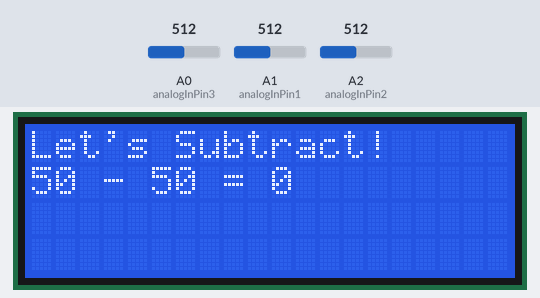
Bench run of a sketch on a simulated Arduino Uno, built with avr-gcc and run on an emulated ATmega328P. On the bench: 20×4 character LCD. The inputs (shaded band) are chosen by the test bench; at power-on: A0 (analogInPin3) = 512, A1 (analogInPin1) = 512, A2 (analogInPin2) = 512.

Above: at 5.8 s.
5.9 s: A0 (analogInPin3) set to 501
At 6.8 s:
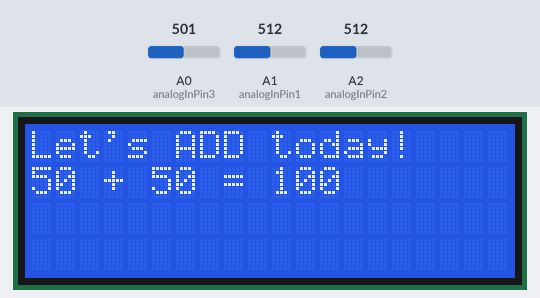
7.4 s: A1 (analogInPin1) set to 716
At 8.5 s:
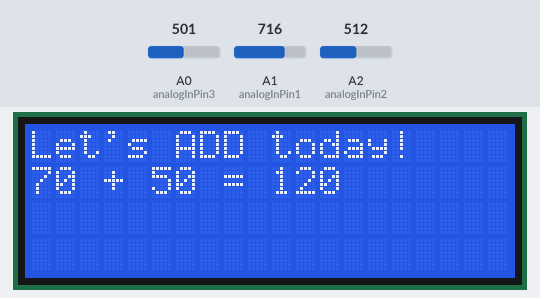
8.9 s: A2 (analogInPin2) set to 716
At 9.2 s:
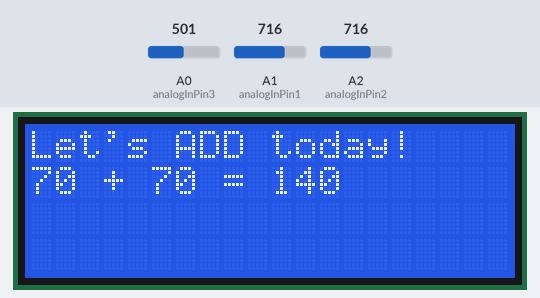
10.4 s: A0 (analogInPin3) set to 522
At 10.9 s:
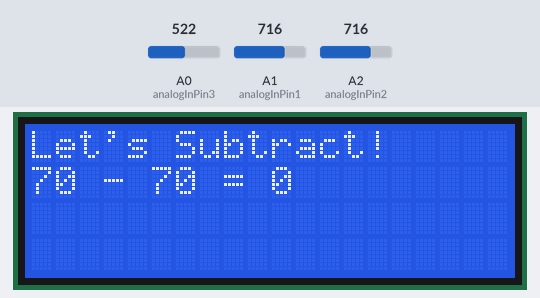
11.9 s: A1 (analogInPin1) set to 900
At 12.3 s:
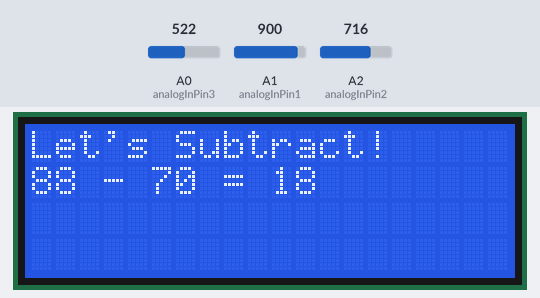
13.4 s: A2 (analogInPin2) set to 900
At 13.9 s:
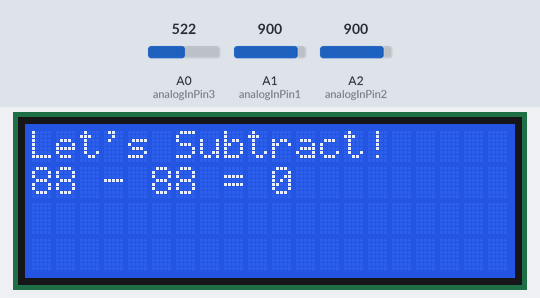
Timing chart, 0 to 15.9 s (numbered marks = the images above; inputs shaded):
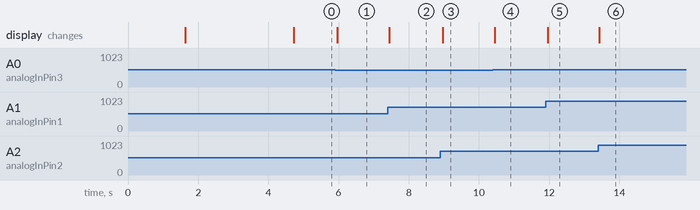

Measured:
- the behaviour switches between 512 and 511 on A0 (analogInPin3) (found by bisection; images 0 and 1)
- after the input at 5.9 s, the display: changes after 0.06 s (image 1)
- after the input at 7.4 s, the display: changes after 0.05 s (image 2)
- after the input at 8.9 s, the display: changes after 0.07 s (image 3)
- after the input at 10.4 s, the display: changes after 0.05 s (image 4)
- after the input at 11.9 s, the display: changes after 0.06 s (image 5)
- after the input at 13.4 s, the display: changes at once (image 6)

The sketch:

Rotary_calculator_add_subtract.ino
```cpp
//  A multi function rotary calculator for kids
//    to learn adding and subtracting numbers
//             Peter Liwyj Jan 19 2021

//                Materials
//      one breadboard and jumper wires
//          one I2C 1602 display
//        three 10k potentiometers
//               one Arduino
//           one programming cable

//               LCD wiring
//    LCD Ground     to    Arduino Ground
//    LCD VCC pin    to    Arduino 5V out pin
//    LCD SDA pin    to    Arduino A4 pin
//    LCD SCL pin    to    Arduino A5 pin

//           Potentiometer #1 wiring
//             First number select
//      Left leg     to    Arduino Ground pin
//      Right leg    to    Arduino 5V out pin
//      Middle leg   to    Arduino A1 pin

//           Potentiometer #2 wiring
//            Second number select
//      Left leg     to   Arduino Ground pin
//      Right leg    to   Arduino 5V out pin
//      Middle leg   to   Arduino A2 pin

//           Potentiometer #3 wiring
//            Select + or - operand
//      Left leg     to   Arduino Ground pin
//      Right leg    to   Arduino 5V out pin
//      Middle leg   to   Arduino A0 pin


#include <LiquidCrystal_I2C.h>  //Use the I2C protocol to talk to your display

// These two constants below won't change. They're used to give names to the analog pins used

const int analogInPin1 = A1;  // Analog input pin that the first number potentiometer is attached to
const int analogInPin2 = A2;  // Analog input pin that the second number potentiometer is attached to
const int analogInPin3 = A0;  // Analog input pin that the operand potentiometer is attached to

int sensorValue1 = 0;        // make an integer and read from pot1
int sensorValue2 = 0;        // make an integer and read from pot2
int sensorValue3 = 0;        // make an integer and read from pot3
int outputValue1 = 0;        // make an integer and keep output value 1 in it
int outputValue2 = 0;        // make an integer and keep output value 2 in it
int outputValue3 = 0;        // make an integer and keep output value 3 in it

LiquidCrystal_I2C lcd(0x27,20,4);  // set the LCD address to 0x27 for a 16 chars and 2 line display
                                   // if your display doesn't work it may have a different I2C address
                                   // adjust the pot on the display's back to change brightness

void setup()              // do all this once
{
  lcd.backlight();        // turn the backlight on
  lcd.init();             // initialize the lcd

  lcd.setCursor(0,0);             // set the cursor to the first space of the first line
  lcd.print("     Rotary    ");   // Type "Rotary" in the middle of the first line
  lcd.setCursor(0,1);             // set the cursor to the first space of the second line
  lcd.print("   Calculator    ");  // type "Calculator" in the middle of the second line

  delay (1500);                   // delay 1.5 seconds

  lcd.setCursor(0,0);             // set the cursor to the first space of the first line
  lcd.print(" Spin the dials ");  // type "Spin the dials" in the middle of the first line
  lcd.setCursor(0,1);             // set the cursor to the first space of the second line
  lcd.print("to change number");  // type "to change the number" on the second line

  delay (3000);                   //Delay 3 seconds
  lcd.init();             // initialize the lcd again to make it blank
}

void loop()       // do this a bunch of times
{
   int analogValue = analogRead(analogInPin3);

    // if the analog value of A0 is under 512 (half the range) do the addition block of code below
  if (analogValue < 512) {
    // read the analog in value of pot1
  sensorValue1 = analogRead(analogInPin1);
    // read the analog in value of pot2
  sensorValue2 = analogRead(analogInPin2);
    // map pot1 to the range of the analog out
  outputValue1 = map(sensorValue1, 0, 1023, 1, 100);
    // map pot2 to the range of the analog out
  outputValue2 = map(sensorValue2, 0, 1023, 1, 100);

    //move the cursor to the first space (0) of the first line (0)
  lcd.setCursor(0, 0);
    // display "Let's ADD today!" on first line
  lcd.print("Let's ADD today!");

    //move the cursor to the first space (0) of the second line (1)
  lcd.setCursor(0, 1);
    // display pot 1 as a number from 1 to 100 where the cursor is
  lcd.print(outputValue1);
    // print a space then a plus sign then another space
  lcd.print(" + ");
    // display pot 2 as a number from 1 to 100 where the cursor is after the plus sign
  lcd.print(outputValue2);
    // display a space then an equals sign then another space
  lcd.print(" = ");
    // display the two numbers added together to the right of the displayed numbers
  lcd.print(outputValue1 + outputValue2);

    // this writes blanks behind the answer. I could initialize to erase but that flickers
    // this also makes the numbers change smoother than blanking the whole screen
  lcd.print("       ");

    // else if the analog value of A0 is over 512 do the subtraction block of code below
  } else {
    // read the analog in value of pot1
  sensorValue1 = analogRead(analogInPin1);
    // read the analog in value of pot2
  sensorValue2 = analogRead(analogInPin2);
    // map pot1 to the range of the analog out
  outputValue1 = map(sensorValue1, 0, 1023, 1, 100);
    // map pot2 to the range of the analog out:
  outputValue2 = map(sensorValue2, 0, 1023, 1, 100);

    //move the cursor to the first space (0) of the first line (0)
  lcd.setCursor(0, 0);
    // display "Let's Subtract! " on first line
  lcd.print("Let's Subtract! ");

    //move the cursor to the first space (0) of the second line (1)
  lcd.setCursor(0, 1);
    // display pot 1 as a number from 1 to 100 where the cursor is
  lcd.print(outputValue1);
    // print a space then a minus sign then another space
  lcd.print(" - ");
    // display pot 2 as a number from 1 to 100 where the cursor is after the plus sign
  lcd.print(outputValue2);
    // display a space then an equals sign then another space
  lcd.print(" = ");
    // subtract the two numbers and display the answer to the right of the equals sign
  lcd.print(outputValue1 - outputValue2);

    // this writes blanks behind the answer. I could initialize the screen to erase but that flickers
    // this also makes the numbers change smoother than blanking the whole screen over ansd over
  lcd.print("       ");
  }
}
/*
       Same code below with no comments...it just helps me think.

#include <LiquidCrystal_I2C.h>

  const int analogInPin1 = A1;
  const int analogInPin2 = A2;
  const int analogInPin3 = A0;

  int sensorValue1 = 0;
  int sensorValue2 = 0;
  int sensorValue3 = 0;
  int outputValue1 = 0;
  int outputValue2 = 0;
  int outputValue3 = 0;

LiquidCrystal_I2C lcd(0x27,20,4);

void setup()
{
  lcd.backlight();
  lcd.init();
  lcd.setCursor(0,0);
  lcd.print("     Rotary    ");
  lcd.setCursor(0,1);
  lcd.print("   Calculator    ");

  delay (1500);

  lcd.setCursor(0,0);
  lcd.print(" Spin the dials ");
  lcd.setCursor(0,1);
  lcd.print("to change number");

  delay (3000);
}

void loop()
{
  int analogValue = analogRead(analogInPin3);
  if (analogValue < 512) {
  sensorValue1 = analogRead(analogInPin1);
  sensorValue2 = analogRead(analogInPin2);
  outputValue1 = map(sensorValue1, 0, 1023, 1, 100);
  outputValue2 = map(sensorValue2, 0, 1023, 1, 100);

  lcd.setCursor(0, 0);
  lcd.print("Let's ADD today!");
  lcd.setCursor(0, 1);
  lcd.print(outputValue1);
  lcd.print(" + ");
  lcd.print(outputValue2);
  lcd.print(" = ");
  lcd.print(outputValue1 + outputValue2);

  lcd.print("       ");

  } else {
  sensorValue1 = analogRead(analogInPin1);
  sensorValue2 = analogRead(analogInPin2);
  outputValue1 = map(sensorValue1, 0, 1023, 1, 100);
  outputValue2 = map(sensorValue2, 0, 1023, 1, 100);

  lcd.setCursor(0, 0);
  lcd.print("Let's Subtract! ");
  lcd.setCursor(0, 1);
  lcd.print(outputValue1);
  lcd.print(" - ");
  lcd.print(outputValue2);
  lcd.print(" = ");
  lcd.print(outputValue1 - outputValue2);
  lcd.print("       ");
  }
}
*/
```
